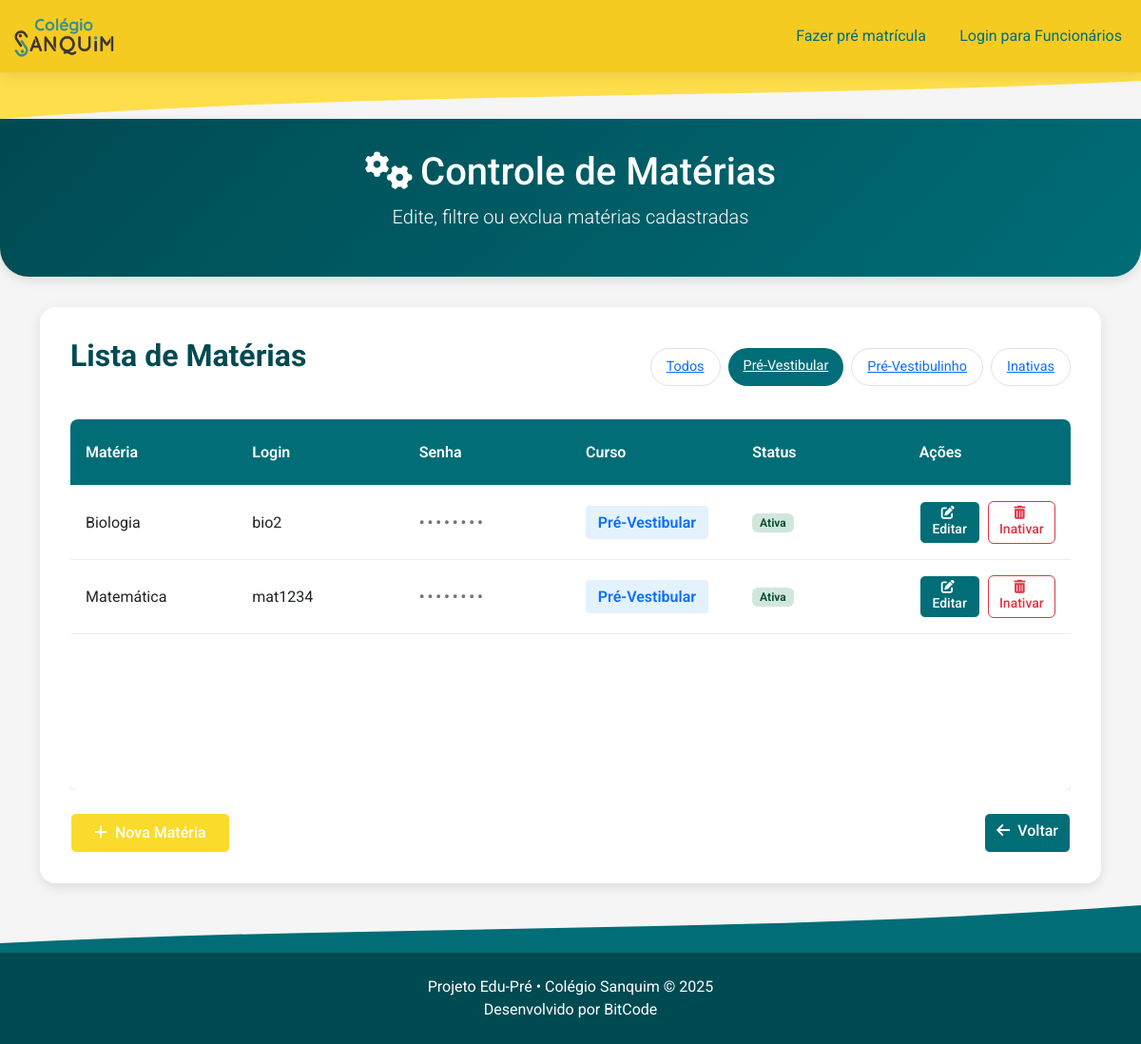
Page /sistema_colégio_Sanquim/adm/controle_materias.php?filtro=prevestibular&pagina=1 on the earlier database version.
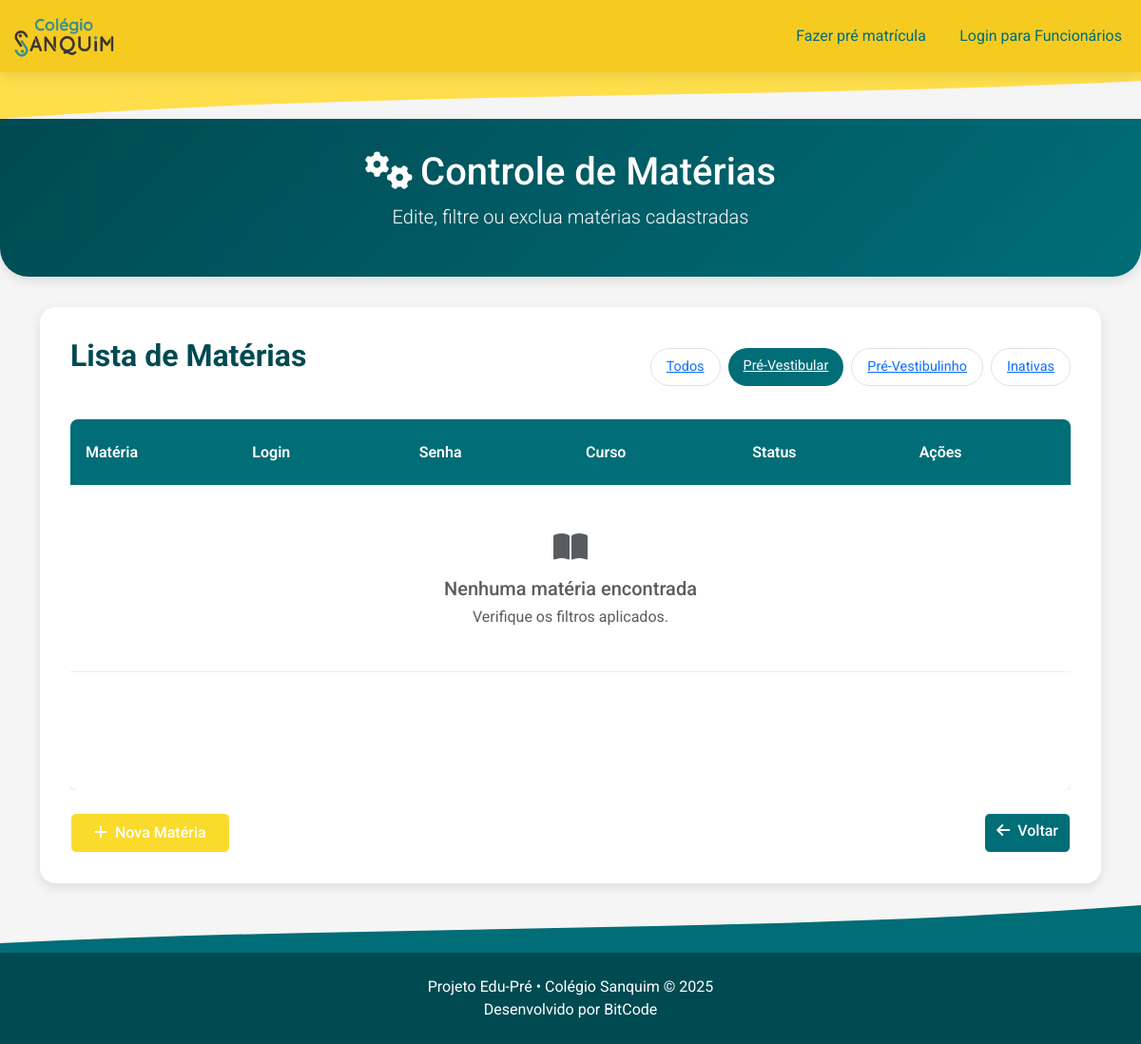
Same page on the later database version.
### tables this page shows
CREATE TABLE `materias` (
  `id` int(11) NOT NULL,
  `nome_materia` varchar(100) NOT NULL,
  `login_materia` varchar(50) NOT NULL,
  `senha_materia` varchar(255) NOT NULL,
  `curso` enum('Pré-Vestibular','Pré-Vestibulinho','Ambos') NOT NULL,
  `ementa` text DEFAULT NULL,
  `updated_at` datetime DEFAULT current_timestamp() ON UPDATE current_timestamp(),
  `ativo` tinyint(1) NOT NULL DEFAULT 1
);

### sistema_colégio_Sanquim/adm/controle_materias.php (the view, shortened to what the changed rows need)
<?php
include '../conexao.php';
$filtro = $_GET['filtro'] ?? 'ambos';
$pagina = isset($_GET['pagina']) ? (int)$_GET['pagina'] : 1;
$porPagina = 4;
$offset = ($pagina - 1) * $porPagina;
$where = "";
if ($filtro == 'prevestibular') {
    $where = "WHERE ativo = 1 AND (curso = 'Pré-Vestibular' OR curso = 'Ambos')";
} elseif ($filtro == 'prevestibulinho') {
    $where = "WHERE ativo = 1 AND (curso = 'Pré-Vestibulinho' OR curso = 'Ambos')";
} elseif ($filtro == 'inativas') {
    $where = "WHERE ativo = 0";
} else {
    $where = "WHERE ativo = 1";
}
$sql_total = "SELECT COUNT(*) AS total FROM materias $where";
$total_result = $conn->query($sql_total)->fetch_assoc();
$sql = "SELECT id, nome_materia, login_materia, curso, ativo FROM materias $where ORDER BY nome_materia ASC LIMIT $porPagina OFFSET $offset";
$resultado = $conn->query($sql);
?>
<!DOCTYPE html>
<html lang="pt-br">
<head>
    <link href="https://cdn.jsdelivr.net/npm/bootstrap@5.3.3/dist/css/bootstrap.min.css" rel="stylesheet">
    <link href="https://cdnjs.cloudflare.com/ajax/libs/font-awesome/6.4.0/css/all.min.css" rel="stylesheet">
    <link href="../style.css" rel="stylesheet">
</head>
<body>
<section class="hero-section">
    <div class="container">
        <h1><i class="fas fa-cogs me-2"></i>Controle de Matérias</h1>
    </div>
</section>
<div class="container pb-4">
    <div class="control-container">
        <div class="d-flex justify-content-between align-items-center mb-4">
            <h2 class="control-header">Lista de Matérias</h2>
        </div>
        <div class="table-responsive">
            <table class="table-custom">
                <thead>
                    <tr>
                        <th>Matéria</th>
                        <th>Login</th>
                        <th>Senha</th>
                        <th>Curso</th>
                        <th>Status</th>
                        <th>Ações</th>
                    </tr>
                </thead>
                <tbody>
                <?php if ($resultado->num_rows > 0): ?>
                    <?php while ($materia = $resultado->fetch_assoc()): ?>
                        <tr>
                            <td><?= htmlspecialchars($materia['nome_materia']) ?></td>
                            <td><?= htmlspecialchars($materia['login_materia']) ?></td>
                            <td class="password-dots">&bull;&bull;&bull;&bull;&bull;&bull;&bull;&bull;</td>
                            <td>
                                <?php
                                $badgeClass = 'badge-ambos';
                                if ($materia['curso'] === 'Pré-Vestibular') $badgeClass = 'badge-prevestibular';
                                ?>
                                <span class="badge-course <?= $badgeClass ?>"><?= htmlspecialchars($materia['curso']) ?></span>
                            </td>
                            <td>
                                <?php if ($materia['ativo']): ?>
                                    <span class="badge badge-ativo">Ativa</span>
                                <?php else: ?>
                                    <span class="badge badge-inativo">Inativa</span>
                                <?php endif; ?>
                            </td>
                            <td>
                                <div class="d-flex gap-2">
                                    <a href="editar_materia.php?id=<?= $materia['id'] ?>" class="btn btn-sm btn-outline-primary">
                                        <i class="fas fa-edit me-1"></i>Editar
                                    </a>
                                    <?php if ($materia['ativo'] == 1): ?>
                                        <a href="excluir_materia.php?id=<?= $materia['id'] ?>" class="btn btn-sm btn-outline-danger" onclick="return confirm('Tem certeza que deseja inativar esta matéria?')">
                                            <i class="fas fa-trash-alt me-1"></i>Inativar
                                        </a>
                                    <?php else: ?>
                                        <a href="reativar_materia.php?id=<?= $materia['id'] ?>" class="btn btn-sm btn-outline-success" onclick="return confirm('Deseja reativar esta matéria?')">
                                            <i class="fas fa-undo me-1"></i>Reativar
                                        </a>
                                    <?php endif; ?>
                                </div>
                            </td>
                        </tr>
                    <?php endwhile; ?>
                <?php else: ?>
                    <tr>
                        <td colspan="6" class="text-center text-muted py-5">
                            <i class="fas fa-book-open fa-2x mb-3"></i>
                            <h5>Nenhuma matéria encontrada</h5>
                            <p class="mb-0">Verifique os filtros aplicados.</p>
                        </td>
                    </tr>
                <?php endif; ?>
                </tbody>
            </table>
        </div>
    </div>
</div>
</body>
</html>

Differences in the rows shown:
removed materias: nome_materia "Biologia", login_materia "bio2", curso "Pré-Vestibular", ativo "Ativa"
removed materias: nome_materia "Matemática", login_materia "mat1234", curso "Pré-Vestibular", ativo "Ativa"
Other differences:
text now shown: "Nenhuma matéria encontrada Verifique os filtros aplicados."
